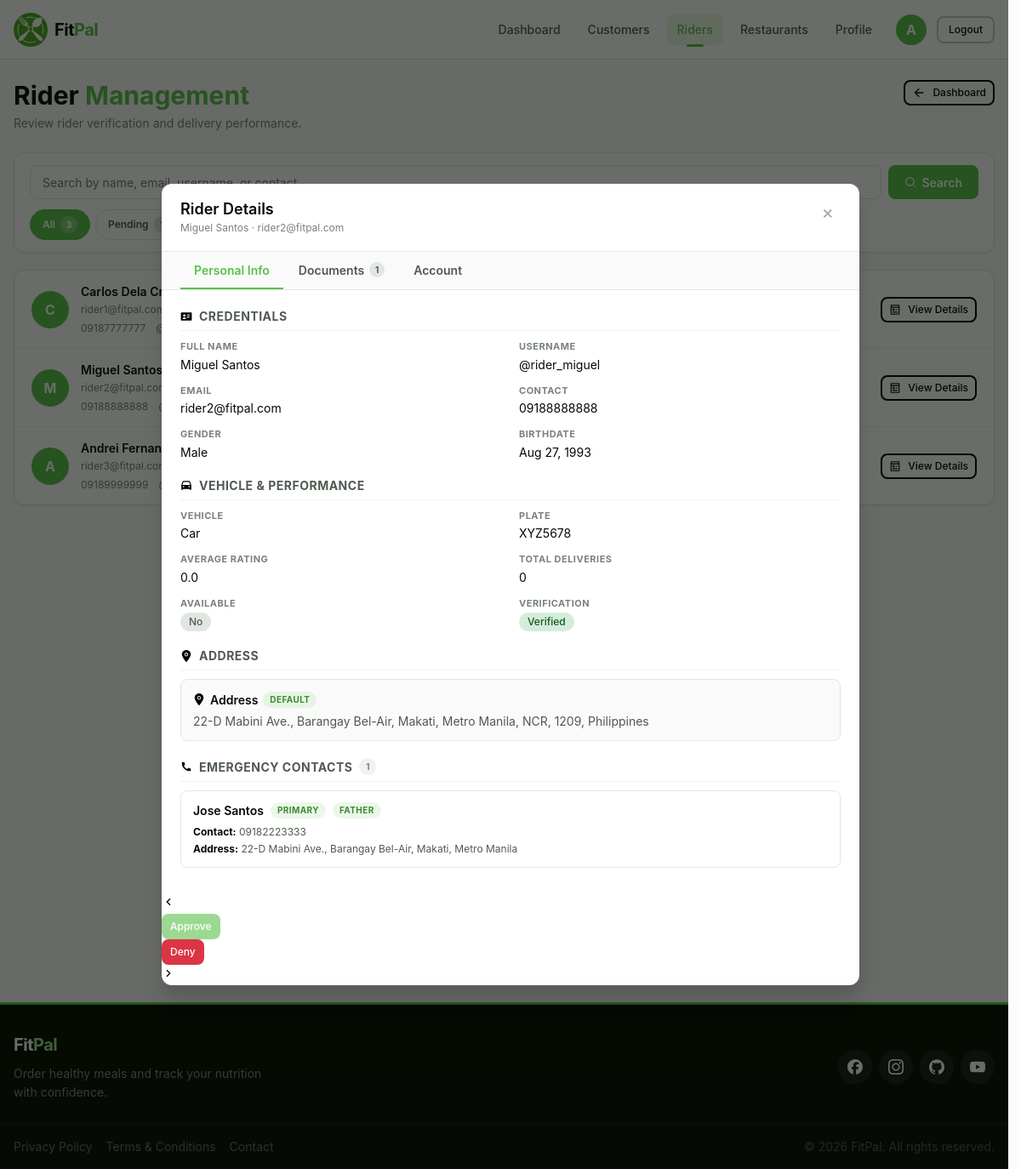
The page /admin/pages/riders.php?open=2 (signed in) on the database its author committed.
### tables this page shows
CREATE TABLE delivery_rider (
    delivery_rider_id INT AUTO_INCREMENT PRIMARY KEY,
    first_name VARCHAR(50) NOT NULL,
    middle_name VARCHAR(50) NULL,
    last_name VARCHAR(50) NOT NULL,
    birthdate DATE NULL,
    gender VARCHAR(10) NULL CHECK (
        gender IN ('Male', 'Female', 'Other')
    ),
    email VARCHAR(100) NOT NULL UNIQUE,
    contact_number VARCHAR(15) NOT NULL UNIQUE,
    username VARCHAR(30) NULL UNIQUE,
    password VARCHAR(255) NOT NULL,
    date_created TIMESTAMP DEFAULT CURRENT_TIMESTAMP,
    is_active TINYINT(1) DEFAULT 1,
    INDEX idx_email (email),
    INDEX idx_contact_number (contact_number),
    INDEX idx_username (username)
) COMMENT = 'Delivery rider account information';

CREATE TABLE delivery_rider_emergency_contact (
    emergency_contact_id INT AUTO_INCREMENT PRIMARY KEY,
    delivery_rider_id INT NOT NULL,
    first_name VARCHAR(50) NOT NULL,
    middle_name VARCHAR(50) NULL,
    last_name VARCHAR(50) NOT NULL,
    contact_number VARCHAR(15) NOT NULL,
    relationship VARCHAR(50) NOT NULL,
    address VARCHAR(250) NULL,
    created_at TIMESTAMP DEFAULT CURRENT_TIMESTAMP,
    updated_at TIMESTAMP DEFAULT CURRENT_TIMESTAMP ON UPDATE CURRENT_TIMESTAMP,
    FOREIGN KEY (delivery_rider_id) REFERENCES delivery_rider (delivery_rider_id) ON DELETE CASCADE,
    INDEX idx_rider (delivery_rider_id)
) COMMENT = 'Emergency contacts for delivery riders (earliest ID = primary)';

### admin/pages/riders.php (the view, shortened to what the rows shown need)
<?php
require_once __DIR__ . '/../includes/header.php';
require_once __DIR__ . '/../backend/database/admin-queries.php';
$page   = isset($_GET['page']) ? max(1, (int)$_GET['page']) : 1;
$search = isset($_GET['search']) ? trim((string)$_GET['search']) : '';
$status = isset($_GET['status']) ? (string)$_GET['status'] : 'all';
$openId = isset($_GET['open']) ? (int)$_GET['open'] : 0;
$perPage = 5;
$counts = getRiderCountsByStatus($database_connection);
$data   = getRidersPaginated($database_connection, $page, $perPage, $search, $status);
$rows   = $data['rows'];
$openRider = null;
$openContacts = [];
if ($openId > 0) {
    $openRider = getRiderDetails($database_connection, $openId);
    if ($openRider) {
        $openContacts   = getRiderEmergencyContacts($database_connection, $openId);
    }
}
function buildRiderUrl(array $overrides = []): string
{
    $params = [
        'page'   => $_GET['page']   ?? 1,
        'search' => $_GET['search'] ?? '',
        'status' => $_GET['status'] ?? 'all',
    ];
    foreach ($overrides as $k => $v) {
        if ($v === null || $v === '') {
            unset($params[$k]);
        } else {
            $params[$k] = $v;
        }
    }
    return '?' . http_build_query($params);
}
?>
<div class="content admin-list-page">
    <div class="container">
        <header class="admin-page-header">
            <div class="admin-page-header-left">
                <h1 class="heading-2">Rider <span>Management</span></h1>
            </div>
        </header>
        <div class="admin-table-card">
            <?php if (empty($rows)): ?>
            <div class="admin-table-empty">
                <div class="admin-table-empty-icon" aria-hidden="true"
                    data-fallback-src="<?php echo $assetBase; ?>assets/images/icons/order.svg">
                    <img src="<?php echo $assetBase; ?>assets/images/icons/search-line.svg" alt="">
                </div>
                <p class="admin-table-empty-title">No riders found</p>
                <p class="admin-table-empty-text">
                    <?php if ($search !== ''): ?>
                    No results for "<?php echo htmlspecialchars($search, ENT_QUOTES, 'UTF-8'); ?>".
                    <?php else: ?>
                    Try a different filter.
                    <?php endif; ?>
                </p>
            </div>
            <?php else: ?>
            <div class="admin-table-riders">
                <?php foreach ($rows as $r):
                    $rid = (int)$r['delivery_rider_id'];
                    $name = adminName($r);
                    $initial = adminInitial($r);
                    $verification = (string)($r['verification_status'] ?? 'pending');
                    $isActive = (int)$r['is_active'] === 1;
                    $pic = (string)($r['profile_picture'] ?? '');
                    $picUrl = $pic !== '' ? adminAssetUrl($assetBase, $pic) : '';
                ?>
                <div class="admin-table-row">
                    <div class="admin-cell-avatar">
                        <?php if ($picUrl !== ''): ?>
                        <img src="<?php echo htmlspecialchars($picUrl, ENT_QUOTES, 'UTF-8'); ?>" alt=""
                            data-initial="<?php echo htmlspecialchars($initial, ENT_QUOTES, 'UTF-8'); ?>">
                        <?php else: ?>
                        <?php echo htmlspecialchars($initial, ENT_QUOTES, 'UTF-8'); ?>
                        <?php endif; ?>
                    </div>
                    <div class="admin-cell-body">
                        <p class="admin-cell-title"><?php echo htmlspecialchars($name, ENT_QUOTES, 'UTF-8'); ?></p>
                        <p class="admin-cell-subtitle">
                            <?php echo htmlspecialchars((string)$r['email'], ENT_QUOTES, 'UTF-8'); ?>
                        </p>
                        <div class="admin-cell-meta">
                            <span class="admin-cell-meta-item">
                                <?php echo htmlspecialchars((string)($r['contact_number'] ?? '—'), ENT_QUOTES, 'UTF-8'); ?>
                            </span>
                            <span class="admin-cell-meta-item">
                                @<?php echo htmlspecialchars((string)($r['username'] ?? '—'), ENT_QUOTES, 'UTF-8'); ?>
                            </span>
                        </div>
                    </div>
                    <div class="admin-cell-body">
                        <div class="admin-cell-meta">
                            <span class="badge <?php echo adminVerificationBadgeClass($verification); ?>">
                            </span>
                            <span class="badge <?php echo $isActive ? 'badge-success' : 'badge-secondary'; ?>">
                            </span>
                        </div>
                        <div class="admin-cell-meta">
                            <span class="admin-cell-meta-item">
                            </span>
                            <span class="admin-cell-meta-item">
                            </span>
                        </div>
                    </div>
                    <div class="admin-cell-actions">
                        <a href="<?php echo htmlspecialchars(buildRiderUrl(['open' => $rid]), ENT_QUOTES, 'UTF-8'); ?>"
                            class="btn btn-outline btn-sm">
                            <img src="<?php echo $assetBase; ?>assets/images/icons/pages-line.svg" alt=""
                                class="btn-icon btn-icon-no-filter btn-icon-14" width="14" height="14">
                            <span>View Details</span>
                        </a>
                    </div>
                </div>
                <?php endforeach; ?>
            </div>
            <?php endif; ?>
        </div>
    </div>
</div>
<div class="admin-modal <?php echo $openRider ? 'is-open' : ''; ?>" id="riderDetailsModal"
    aria-hidden="<?php echo $openRider ? 'false' : 'true'; ?>" role="dialog">
    <div class="admin-modal-panel admin-modal-panel-wide" role="document">
        <?php if (!$openRider): ?>
        <div class="admin-modal-panel-body">
            <p class="admin-detail-value admin-detail-value-muted">No rider selected.</p>
        </div>
        <?php else:
        ?>
        <div class="admin-modal-panel-body">
            <div class="admin-modal-tab-panel active" data-tab-panel="personal">
                <div class="admin-modal-phase" data-phase="3">
                    <?php if (empty($openContacts)): ?>
                    <div class="admin-doc-empty">
                        <img src="<?php echo $assetBase; ?>assets/images/icons/phone-fill.svg" alt="">
                        <span>No emergency contacts on file.</span>
                    </div>
                    <?php else: ?>
                    <?php foreach ($openContacts as $idx => $c): ?>
                    <div class="admin-contact-card">
                        <div class="admin-contact-header">
                            <p class="admin-contact-name">
                                <?php echo htmlspecialchars(adminName($c), ENT_QUOTES, 'UTF-8'); ?></p>
                            <?php if ($idx === 0): ?>
                            <span class="admin-contact-badge">Primary</span>
                            <?php endif; ?>
                            <span class="admin-contact-badge">
                                <?php echo htmlspecialchars((string)$c['relationship'], ENT_QUOTES, 'UTF-8'); ?>
                            </span>
                        </div>
                        <div class="admin-contact-body">
                            <span><strong>Contact:</strong>
                                <?php echo htmlspecialchars((string)$c['contact_number'], ENT_QUOTES, 'UTF-8'); ?></span>
                            <?php if (!empty($c['address'])): ?>
                            <span><strong>Address:</strong>
                                <?php echo htmlspecialchars((string)$c['address'], ENT_QUOTES, 'UTF-8'); ?></span>
                            <?php endif; ?>
                        </div>
                    </div>
                    <?php endforeach; ?>
                    <?php endif; ?>
                </div>
            </div>
        </div>
        <?php endif; ?>
    </div>
</div>
<?php require_once __DIR__ . '/../../shared/includes/footer.php'; ?>

### admin/includes/header.php (shortened to what the rows shown need)
<?php
require_once __DIR__ . '/../backend/database/admin-connect.php';
function getAdminAssetBase(): string
{
    $scriptPath = $_SERVER['SCRIPT_NAME'];
    $dirPath    = dirname($scriptPath);
    $segments   = array_filter(explode('/', $dirPath));
    $depth      = count($segments);
    return $depth <= 0 ? './shared/' : str_repeat('../', $depth) . 'shared/';
}
$assetBase = getAdminAssetBase();
$isLoggedIn   = false;
$adminName    = '';
$adminInitial = '';
if (!empty($_SESSION['administrator_id'])) {
    $isLoggedIn = true;
    try {
        $stmt = $database_connection->prepare(
            "SELECT a.first_name, a.last_name, ap.role
             FROM administrator a
             LEFT JOIN administrator_profile ap ON a.administrator_id = ap.administrator_id
             WHERE a.administrator_id = :id
             LIMIT 1"
        );
        $stmt->execute([':id' => (int)$_SESSION['administrator_id']]);
        $row = $stmt->fetch(PDO::FETCH_ASSOC);
        if ($row) {
            $adminName    = trim(($row['first_name'] ?? '') . ' ' . ($row['last_name'] ?? ''));
            $adminInitial = strtoupper(substr((string)($row['first_name'] ?? 'A'), 0, 1));
        }
    } catch (PDOException $e) {
    }
}
$currentPage = basename($_SERVER['PHP_SELF']);
$pageCssMap = [
    'sign-in.php'      => 'sign-in.css',
    'dashboard.php'    => 'dashboard.css',
    'customers.php'    => 'customers.css',
    'riders.php'       => 'riders.css',
    'restaurants.php'  => 'restaurants.css',
    'profile.php'      => 'profile.css',
];
$pageCssFile = $pageCssMap[$currentPage] ?? '';
$pageCssPath = '';
if ($pageCssFile !== '' && file_exists(__DIR__ . '/../assets/css/' . $pageCssFile)) {
    $pageCssPath = '../assets/css/' . $pageCssFile;
}
?>
<!DOCTYPE html>
<html lang="en">
<head>
    <link rel="stylesheet" href="<?php echo $assetBase; ?>assets/css/global.css">
    <link rel="stylesheet" href="<?php echo $assetBase; ?>assets/css/header.css">
    <link rel="stylesheet" href="../assets/css/header.css">
    <?php if ($pageCssPath !== ''): ?>
    <link rel="stylesheet" href="<?php echo $pageCssPath; ?>">
    <?php endif; ?>
</head>
<body>
    <header class="header admin-header" role="banner">
        <div class="header-container">
            <nav class="header-nav" id="mainNav" role="navigation" aria-label="Admin navigation">
                <?php if ($isLoggedIn): ?>
                <div class="nav-actions">
                    <div class="user-profile-circle"
                        title="<?php echo htmlspecialchars($adminName !== '' ? $adminName : 'Admin', ENT_QUOTES, 'UTF-8'); ?>">
                        <?php if ($adminInitial !== ''): ?>
                        <span
                            class="user-initial"><?php echo htmlspecialchars($adminInitial, ENT_QUOTES, 'UTF-8'); ?></span>
                        <?php else: ?>
                        <img src="<?php echo $assetBase; ?>assets/images/icons/user-profile-circle.svg" alt="Profile"
                            class="profile-icon">
                        <?php endif; ?>
                    </div>
                </div>
                <?php endif; ?>
            </nav>
        </div>
    </header>
    <main class="main-content" role="main">

### rows shown on the page
delivery_rider: first_name "C", name "Carlos Dela Cruz", email "rider1@fitpal.com", contact_number "09187777777"
delivery_rider: first_name "M", name "Miguel Santos", email "rider2@fitpal.com", contact_number "09188888888"
delivery_rider: first_name "A", name "Andrei Fernandez", email "rider3@fitpal.com", contact_number "09189999999"
delivery_rider_emergency_contact: c "Jose Santos", relationship "FATHER", contact_number "09182223333", address "22-D Mabini Ave., Barangay Bel-Air, Makati, Metro Manila"

### other values the page prints
$adminInitial "A"
$counts['all'] "3"
adminName($openRider) . ' · ' . $openRider['email'] "Miguel Santos · rider2@fitpal.com"
count($openDocuments) "1"
adminName($openRider) "Miguel Santos"
$openRider['username'] "rider_miguel"
$openRider['email'] "rider2@fitpal.com"
$openRider['contact_number'] "09188888888"
$openRider['gender'] "Male"
formatAdminDateShort((string)($openRider['birthdate'] ?? '')) "Aug 27, 1993"
$openRider['vehicle_type'] "Car"
$openRider['vehicle_plate'] "XYZ5678"
$openRider['average_rating'] "0.0"
$openRider['total_deliveries'] "0"
adminVerificationLabel($verification) "Verified"
